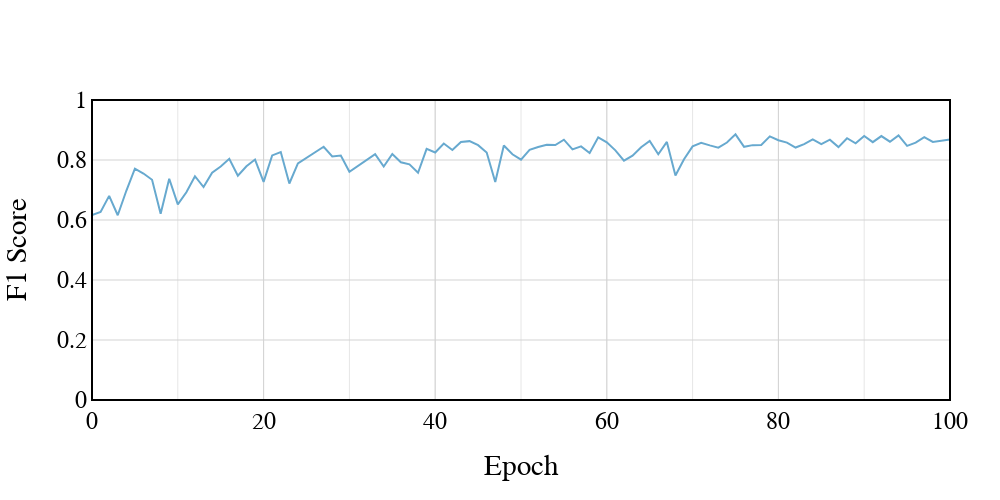

The code cell stored with this chart in its notebook:
### Code cell
# Change renderer according to your IDE
plot_logs(
    multiclass_val_f1,
    metric_col="Value",
    renderer="jupyterlab",
    width=1000,
    height=500,
    yaxis=dict(
        title="F1 Score",
        title_standoff=25,
        range=[0, 1],
        showgrid=True,
        gridcolor="#D3D3D3"
    )
)

### Figure 1 — Plotly figure (JSON) as saved in the notebook; plotly's stock layout.template omitted (floating-point values rounded to 4 significant figures)
{"data": [{"line": {"color": "#67a9cf"}, "mode": "lines", "type": "scatter", "x": [0, 1, 2, 3, 4, 5, 6, 7, 8, 9, 10, 11, 12, 13, 14, 15, 16, 17, 18, 19, 20, 21, 22, 23, 24, 25, 26, 27, 28, 29, 30, 31, 32, 33, 34, 35, 36, 37, 38, 39, 40, 41, 42, 43, 44, 45, 46, 47, 48, 49, 50, 51, 52, 53, 54, 55, 56, 57, 58, 59, 60, 61, 62, 63, 64, 65, 66, 67, 68, 69, 70, 71, 72, 73, 74, 75, 76, 77, 78, 79, 80, 81, 82, 83, 84, 85, 86, 87, 88, 89, 90, 91, 92, 93, 94, 95, 96, 97, 98, 99, 100], "y": [0.6164, 0.6268, 0.6804, 0.6159, 0.6974, 0.7713, 0.7548, 0.7342, 0.621, 0.7374, 0.6522, 0.6922, 0.746, 0.71, 0.7574, 0.7782, 0.804, 0.7474, 0.7792, 0.8015, 0.7269, 0.8152, 0.8266, 0.7217, 0.7884, 0.8077, 0.826, 0.8443, 0.8117, 0.8148, 0.7605, 0.7799, 0.8013, 0.8193, 0.7782, 0.82, 0.7925, 0.7855, 0.7574, 0.8372, 0.8252, 0.855, 0.8331, 0.8601, 0.8629, 0.8493, 0.8251, 0.7268, 0.8483, 0.8192, 0.8013, 0.834, 0.8431, 0.8504, 0.8496, 0.8677, 0.8353, 0.8454, 0.8234, 0.8757, 0.8587, 0.8322, 0.7976, 0.8142, 0.8425, 0.8636, 0.8191, 0.8604, 0.7485, 0.8027, 0.8454, 0.8575, 0.8486, 0.8413, 0.8583, 0.8855, 0.8439, 0.8495, 0.8503, 0.8787, 0.8659, 0.858, 0.8415, 0.8531, 0.8684, 0.8527, 0.8676, 0.8429, 0.8725, 0.8557, 0.88, 0.8595, 0.8797, 0.861, 0.8822, 0.847, 0.8578, 0.8761, 0.8601, 0.8641, 0.868]}], "layout": {"autosize": false, "font": {"color": "black", "family": "Arial, sans-serif", "size": 24}, "height": 500, "margin": {"b": 100, "l": 50, "pad": 4, "r": 50, "t": 100}, "plot_bgcolor": "white", "shapes": [{"line": {"color": "black", "width": 2}, "type": "rect", "x0": 0, "x1": 1, "xref": "paper", "y0": 0, "y1": 1, "yref": "paper"}], "showlegend": false, "width": 1000, "xaxis": {"autorange": true, "gridcolor": "#D3D3D3", "minor": {"dtick": 10, "gridcolor": "#E6E6E6", "gridwidth": 1, "tick0": 0, "tickmode": "linear"}, "range": [0, 100], "showgrid": true, "tickmode": "array", "tickvals": [0, 20, 40, 60, 80, 100], "title": {"standoff": 25, "text": "Epoch"}, "type": "linear"}, "yaxis": {"gridcolor": "#D3D3D3", "range": [0, 1], "showgrid": true, "title": {"standoff": 25, "text": "F1 Score"}, "type": "linear"}}}
